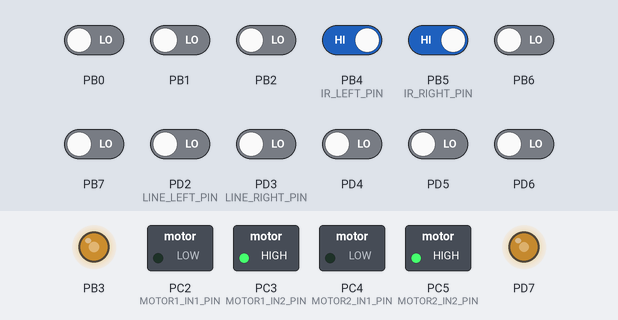
A program run on a simulated ATmega32, built with avr-gcc and emulated at 8 MHz. On the bench: switched loads named in the program (green lamp = pin HIGH), output pins drawn as LEDs (lit = HIGH). Dashed ring = blinking. The test bench sets the inputs (shaded band); at power-on: PB4 (IR_LEFT_PIN), PB5 (IR_RIGHT_PIN) HIGH, PB0–2, PB6, PB7, PD2 (LINE_LEFT_PIN), PD3 (LINE_RIGHT_PIN), PD4–6 LOW.

Above: at 1.2 s.
1.3 s: PB4 (IR_LEFT_PIN) driven LOW
At 1.7 s:
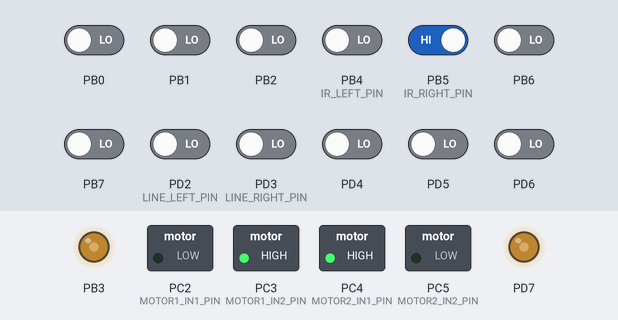
2.8 s: PB5 (IR_RIGHT_PIN) driven LOW
At 3.0 s:
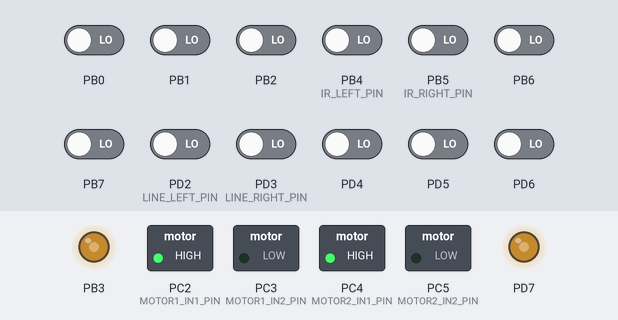
5.8 s: PB4 (IR_LEFT_PIN) driven HIGH
At 7.3 s:
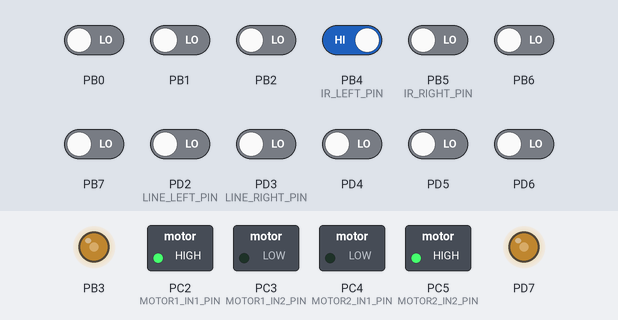
7.9 s: PB5 (IR_RIGHT_PIN) driven HIGH
At 8.4 s:
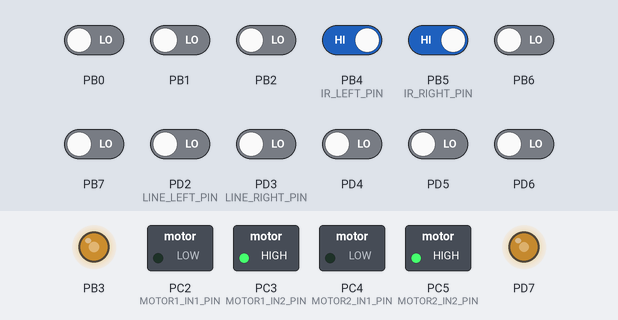
9.5 s: PD2 (LINE_LEFT_PIN) driven HIGH
At 10.1 s:
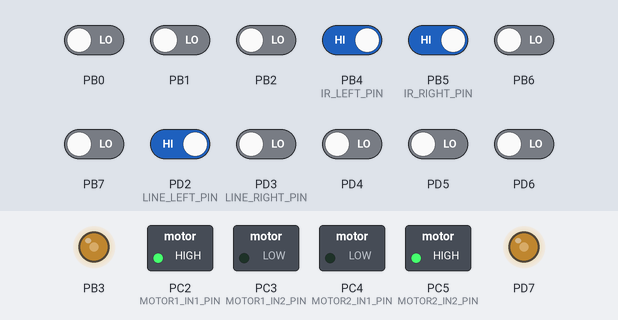
Timing chart, 0 to 12.0 s (numbered marks = the images above; inputs shaded):
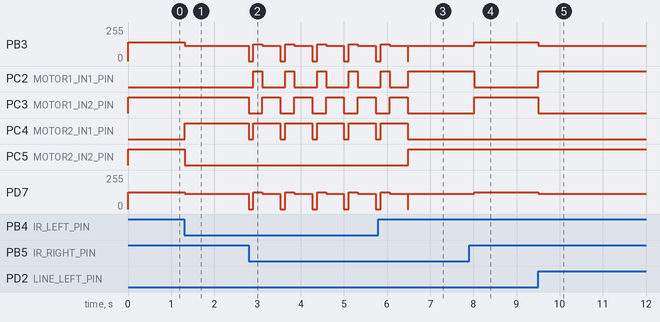

Measured:
- after the input at 1.3 s, PB3: 140/255 → 114/255 at once; PC4 (MOTOR2_IN1_PIN): LOW → HIGH at once; PC5 (MOTOR2_IN2_PIN): HIGH → LOW at once; PD7: 127/255 → 114/255 at once
- after the input at 2.8 s, PB3: 114/255 → 0/255 at once, then repeats every 0.74 s: 127/255 0.21 s, 114/255 0.42 s, 0/255 0.11 s; PC2 (MOTOR1_IN1_PIN): alternates HIGH for 0.21 s and LOW for 0.53 s, starting after 0.11 s
- after the input at 5.8 s, PC3 (MOTOR1_IN2_PIN), PC4 (MOTOR2_IN1_PIN): goes on until 6.5 s, then stays LOW; PC5 (MOTOR2_IN2_PIN): LOW → HIGH after 0.69 s
- after the input at 7.9 s, PB3: 114/255 → 140/255 after 0.12 s; PC2 (MOTOR1_IN1_PIN): HIGH → LOW after 0.12 s; PC3 (MOTOR1_IN2_PIN): LOW → HIGH after 0.12 s; PD7: 114/255 → 127/255 after 0.12 s
- after the input at 9.5 s, PB3: 140/255 → 114/255 at once; PC2 (MOTOR1_IN1_PIN): LOW → HIGH at once; PC3 (MOTOR1_IN2_PIN): HIGH → LOW at once; PD7: 127/255 → 114/255 at once

The program:

main.c
```c
/*
 * main.c
 *
 * Integrated Robot:
 *  - Autonomous mode
 *      * 2 obstacle IR sensors
 *      * 2 TCRT5000 line sensors
 *
 *  - Manual mode
 *      * Bluetooth commands
 *
 * Sensor connections:
 *  - Left obstacle IR  -> PB4
 *  - Right obstacle IR -> PB5
 *  - Left TCRT5000     -> PD2
 *  - Right TCRT5000    -> PD3
 *
 * Motor connections:
 *  - MOTOR_1 -> Left motor
 *  - MOTOR_2 -> Right motor
 */

#include "../LIB/STD_TYPES.h"
#include "../LIB/BIT_MATH.h"

#include "../MCAL/DIO/DIO_int.h"
#include "../MCAL/TIMER/TIMER_int.h"

#include "../HAL/MOTOR/MOTOR_int.h"
#include "../HAL/BLUETOOTH/BLUETOOTH_int.h"

#include <util/delay.h>


/* ========================================================= */
/*                    SENSOR CONFIGURATION                   */
/* ========================================================= */

/* Obstacle IR sensors */

#define IR_PORT                 DIO_PORTB

#define IR_LEFT_PIN             DIO_PIN4
#define IR_RIGHT_PIN            DIO_PIN5


/* Line-following TCRT5000 sensors */

#define LINE_PORT               DIO_PORTD

#define LINE_LEFT_PIN           DIO_PIN2
#define LINE_RIGHT_PIN          DIO_PIN3


/* ========================================================= */
/*                    SENSOR LOGIC                           */
/* ========================================================= */

/*
 * Obstacle IR:
 *
 * LOW  -> obstacle detected
 * HIGH -> path clear
 */

/*
 * TCRT5000:
 *
 * HIGH -> BLACK
 * LOW  -> WHITE
 */


/* ========================================================= */
/*                    MOTOR SPEEDS                           */
/* ========================================================= */

#define FORWARD_LEFT_SPEED      55
#define FORWARD_RIGHT_SPEED     50

#define TURN_SPEED              45

#define BACKWARD_LEFT_SPEED     50
#define BACKWARD_RIGHT_SPEED    50


/* ========================================================= */
/*                    MODES                                  */
/* ========================================================= */

#define MODE_AUTONOMOUS         0
#define MODE_MANUAL             1


/* ========================================================= */
/*                    BLUETOOTH COMMANDS                     */
/* ========================================================= */

#define CMD_AUTO                'A'
#define CMD_MANUAL              'M'

#define CMD_FORWARD             'F'
#define CMD_BACKWARD            'B'
#define CMD_LEFT                'L'
#define CMD_RIGHT               'R'
#define CMD_STOP                'S'


/* ========================================================= */
/*                    MOTOR FUNCTIONS                        */
/* ========================================================= */

static void Robot_vForward(void)
{
    HMOTOR_vSetDirection(
        MOTOR_1,
        MOTOR_FORWARD
    );

    HMOTOR_vSetDirection(
        MOTOR_2,
        MOTOR_FORWARD
    );

    HMOTOR_vSetSpeed(
        MOTOR_1,
        FORWARD_LEFT_SPEED
    );

    HMOTOR_vSetSpeed(
        MOTOR_2,
        FORWARD_RIGHT_SPEED
    );
}


static void Robot_vBackward(void)
{
    HMOTOR_vSetDirection(
        MOTOR_1,
        MOTOR_BACKWARD
    );

    HMOTOR_vSetDirection(
        MOTOR_2,
        MOTOR_BACKWARD
    );

    HMOTOR_vSetSpeed(
        MOTOR_1,
        BACKWARD_LEFT_SPEED
    );

    HMOTOR_vSetSpeed(
        MOTOR_2,
        BACKWARD_RIGHT_SPEED
    );
}


static void Robot_vTurnLeft(void)
{
    HMOTOR_vSetDirection(
        MOTOR_1,
        MOTOR_BACKWARD
    );

    HMOTOR_vSetDirection(
        MOTOR_2,
        MOTOR_FORWARD
    );

    HMOTOR_vSetSpeed(
        MOTOR_1,
        TURN_SPEED
    );

    HMOTOR_vSetSpeed(
        MOTOR_2,
        TURN_SPEED
    );
}


static void Robot_vTurnRight(void)
{
    HMOTOR_vSetDirection(
        MOTOR_1,
        MOTOR_FORWARD
    );

    HMOTOR_vSetDirection(
        MOTOR_2,
        MOTOR_BACKWARD
    );

    HMOTOR_vSetSpeed(
        MOTOR_1,
        TURN_SPEED
    );

    HMOTOR_vSetSpeed(
        MOTOR_2,
        TURN_SPEED
    );
}


static void Robot_vStop(void)
{
    HMOTOR_vStop(MOTOR_1);
    HMOTOR_vStop(MOTOR_2);
}


/* ========================================================= */
/*                AUTONOMOUS CONTROL                         */
/* ========================================================= */

static void Robot_vAutonomousControl(
    u8 A_u8LeftIR,
    u8 A_u8RightIR,
    u8 A_u8LeftLine,
    u8 A_u8RightLine
)
{
    /*
     * =====================================================
     * PRIORITY 1:
     * OBSTACLE AVOIDANCE
     * =====================================================
     *
     * The obstacle sensors have priority over
     * the line sensors.
     */


    /* Both obstacle sensors detect obstacle */

    if ((A_u8LeftIR == DIO_LOW) &&
        (A_u8RightIR == DIO_LOW))
    {
        /*
         * Obstacle directly in front.
         *
         * Stop first, then turn.
         */

        Robot_vStop();

        _delay_ms(100);

        Robot_vBackward();

        _delay_ms(200);

        Robot_vTurnRight();

        _delay_ms(400);

        Robot_vStop();
    }


    /* Left obstacle detected */

    else if (A_u8LeftIR == DIO_LOW)
    {
        /*
         * Obstacle on the left.
         *
         * Turn right.
         */

        Robot_vTurnRight();

        _delay_ms(150);
    }


    /* Right obstacle detected */

    else if (A_u8RightIR == DIO_LOW)
    {
        /*
         * Obstacle on the right.
         *
         * Turn left.
         */

        Robot_vTurnLeft();

        _delay_ms(150);
    }


    /*
     * =====================================================
     * PRIORITY 2:
     * LINE FOLLOWING
     * =====================================================
     */


    /* Both line sensors see WHITE */

    else if ((A_u8LeftLine == DIO_LOW) &&
             (A_u8RightLine == DIO_LOW))
    {
        /*
         * No black line detected.
         *
         * Continue forward according to the
         * existing line-following behavior.
         */

        Robot_vForward();
    }


    /* Left sensor sees BLACK */

    else if ((A_u8LeftLine == DIO_HIGH) &&
             (A_u8RightLine == DIO_LOW))
    {
        /*
         * Line is under the left sensor.
         *
         * Turn left.
         */

        Robot_vTurnLeft();
    }


    /* Right sensor sees BLACK */

    else if ((A_u8LeftLine == DIO_LOW) &&
             (A_u8RightLine == DIO_HIGH))
    {
        /*
         * Line is under the right sensor.
         *
         * Turn right.
         */

        Robot_vTurnRight();
    }


    /* Both line sensors see BLACK */

    else
    {
        /*
         * Both sensors see black.
         *
         * Continue forward.
         */

        Robot_vForward();
    }
}


/* ========================================================= */
/*                    MANUAL CONTROL                         */
/* ========================================================= */

static void Robot_vManualControl(u8 A_u8Command)
{
    switch (A_u8Command)
    {
        case 'F':
        case 'f':
            Robot_vForward();
            break;

        case 'B':
        case 'b':
            Robot_vBackward();
            break;

        case 'L':
        case 'l':
            Robot_vTurnLeft();
            break;

        case 'R':
        case 'r':
            Robot_vTurnRight();
            break;

        case 'S':
        case 's':
            Robot_vStop();
            break;

        default:
            Robot_vStop();
            break;
    }
}


/* ========================================================= */
/*                         MAIN                              */
/* ========================================================= */

int main(void)
{
 u8 L_u8Mode = MODE_AUTONOMOUS;
//    u8 L_u8Mode = MODE_MANUAL;


    u8 L_u8LeftIR;
    u8 L_u8RightIR;

    u8 L_u8LeftLine;
    u8 L_u8RightLine;

    u8 L_u8Command;


    /* ===================================================== */
    /*                    INITIALIZATION                     */
    /* ===================================================== */

    MTIMER_vINIT();

    HMOTOR_vINIT();

    HBLUETOOTH_vINIT();


    /* ===================================================== */
    /*                 OBSTACLE IR INPUTS                   */
    /* ===================================================== */

    MDIO_vSetPinDir(
        IR_PORT,
        IR_LEFT_PIN,
        DIO_INPUT
    );

    MDIO_vSetPinDir(
        IR_PORT,
        IR_RIGHT_PIN,
        DIO_INPUT
    );


    /* ===================================================== */
    /*                 LINE SENSOR INPUTS                   */
    /* ===================================================== */

    MDIO_vSetPinDir(
        LINE_PORT,
        LINE_LEFT_PIN,
        DIO_INPUT
    );

    MDIO_vSetPinDir(
        LINE_PORT,
        LINE_RIGHT_PIN,
        DIO_INPUT
    );


    /* ===================================================== */
    /*                 INITIAL ROBOT STATE                  */
    /* ===================================================== */

    Robot_vStop();


    /*
     * Start in autonomous mode.
     */

    L_u8Mode = MODE_AUTONOMOUS;


    /* ===================================================== */
    /*                      MAIN LOOP                        */
    /* ===================================================== */

    while (1)
    {
        /*
         * =================================================
         * Check Bluetooth first.
         * =================================================
         *
         * This allows the user to change between
         * autonomous and manual operation at any time.
         */

    	if (HBLUETOOTH_u8DataAvailable())
    	{
    	    L_u8Command = HBLUETOOTH_u8ReceiveChar();

    	    /* Ignore ENTER characters sent by the phone */
    	    if ((L_u8Command != '\r') &&
    	        (L_u8Command != '\n'))
    	    {
    	        /* AUTO */
    	        if ((L_u8Command == 'A') ||
    	            (L_u8Command == 'a'))
    	        {
    	            L_u8Mode = MODE_AUTONOMOUS;

    	            Robot_vStop();

    	            HBLUETOOTH_vSendString(
    	                (const u8 *)"AUTO\r\n"
    	            );
    	        }

    	        /* MANUAL */
    	        else if ((L_u8Command == 'M') ||
    	                 (L_u8Command == 'm'))
    	        {
    	            L_u8Mode = MODE_MANUAL;

    	            Robot_vStop();

    	            HBLUETOOTH_vSendString(
    	                (const u8 *)"MANUAL\r\n"
    	            );
    	        }

    	        /* MANUAL MOVEMENT COMMAND */
    	        else if (L_u8Mode == MODE_MANUAL)
    	        {
    	            Robot_vManualControl(L_u8Command);
    	        }
    	    }
    	}

        /* ================================================= */
        /*                AUTONOMOUS MODE                    */
        /* ================================================= */

        if (L_u8Mode == MODE_AUTONOMOUS)
        {
            /*
             * Read obstacle sensors.
             */

            L_u8LeftIR = MDIO_u8GetPinVal(
                IR_PORT,
                IR_LEFT_PIN
            );

            L_u8RightIR = MDIO_u8GetPinVal(
                IR_PORT,
                IR_RIGHT_PIN
            );


            /*
             * Read TCRT5000 sensors.
             */

            L_u8LeftLine = MDIO_u8GetPinVal(
                LINE_PORT,
                LINE_LEFT_PIN
            );

            L_u8RightLine = MDIO_u8GetPinVal(
                LINE_PORT,
                LINE_RIGHT_PIN
            );


            /*
             * Execute autonomous decision.
             */

            Robot_vAutonomousControl(
                L_u8LeftIR,
                L_u8RightIR,
                L_u8LeftLine,
                L_u8RightLine
            );
        }


        /*
         * Small loop delay.
         */

        _delay_ms(10);
    }


    return 0;
}
```

MOTOR_cfg.h
```c
/*
 * MOTOR_cfg.h
 *
 *  Created on: Aug 11, 2026
 *      Author: HP
 */

#ifndef HAL_MOTOR_MOTOR_CFG_H_
#define HAL_MOTOR_MOTOR_CFG_H_

#define MOTOR1_IN1_PORT     DIO_PORTC
#define MOTOR1_IN1_PIN      DIO_PIN2

#define MOTOR1_IN2_PORT     DIO_PORTC
#define MOTOR1_IN2_PIN      DIO_PIN3


#define MOTOR2_IN1_PORT     DIO_PORTC
#define MOTOR2_IN1_PIN      DIO_PIN4

#define MOTOR2_IN2_PORT     DIO_PORTC
#define MOTOR2_IN2_PIN      DIO_PIN5

#endif /* HAL_MOTOR_MOTOR_CFG_H_ */
```

BLUETOOTH_int.h
```c
/*
 * BLUETOOTH_int.h
 *
 *  Created on: Aug 11, 2026
 *      Author: HP
 */

#ifndef HAL_BLUETOOTH_BLUETOOTH_INT_H_
#define HAL_BLUETOOTH_BLUETOOTH_INT_H_

void HBLUETOOTH_vINIT(void);

void HBLUETOOTH_vSendChar(u8 A_u8Data);

void HBLUETOOTH_vSendString(const u8 A_u8String[]);

u8 HBLUETOOTH_u8ReceiveChar(void);

u8 HBLUETOOTH_u8DataAvailable(void);

#endif /* HAL_BLUETOOTH_BLUETOOTH_INT_H_ */
```

BLUETOOTH_prg.c
```c
/*
 * BLUETOOTH_prg.c
 *
 * Created on: Aug 11, 2026
 * Author: HP
 */

#include "../../LIB/STD_TYPES.h"

#include "../../MCAL/USART/USART_int.h"

#include "BLUETOOTH_int.h"

void HBLUETOOTH_vINIT(void)
{
    MUSART_vINIT();
}

void HBLUETOOTH_vSendChar(u8 A_u8Data)
{
    MUSART_vTransmit(A_u8Data);
}

void HBLUETOOTH_vSendString(const u8 A_u8String[])
{
    u8 L_u8Index = 0;

    while(A_u8String[L_u8Index] != '\0')
    {
        HBLUETOOTH_vSendChar(A_u8String[L_u8Index]);

        L_u8Index++;
    }
}

u8 HBLUETOOTH_u8ReceiveChar(void)
{
    return MUSART_u8Receive();
}

u8 HBLUETOOTH_u8DataAvailable(void)
{
    return MUSART_u8ReceiveStatus();
}
```

MOTOR_int.h
```c
/*
 * MOTOR_int.h
 *
 *  Created on: Aug 11, 2026
 *      Author: HP
 */

#ifndef HAL_MOTOR_MOTOR_INT_H_
#define HAL_MOTOR_MOTOR_INT_H_

#define MOTOR_1    0
#define MOTOR_2    1

#define MOTOR_STOP       0
#define MOTOR_FORWARD    1
#define MOTOR_BACKWARD   2

void HMOTOR_vINIT(void);

void HMOTOR_vSetSpeed(u8 A_u8MotorID, u8 A_u8Speed);

void HMOTOR_vSetDirection(u8 A_u8MotorID, u8 A_u8Direction);

void HMOTOR_vStop(u8 A_u8MotorID);

#endif /* HAL_MOTOR_MOTOR_INT_H_ */
```

MOTOR_prg.c
```c
/*
 * MOTOR_prg.c
 *
 *  Created on: Aug 11, 2026
 *      Author: HP
 */

#include "../../LIB/STD_TYPES.h"
#include "../../LIB/BIT_MATH.h"

#include "../../MCAL/DIO/DIO_int.h"
#include "../../MCAL/TIMER/TIMER_int.h"

#include "MOTOR_int.h"
#include "MOTOR_cfg.h"


void HMOTOR_vINIT(void)
{
    // Direction pins
    MDIO_vSetPinDir(MOTOR1_IN1_PORT, MOTOR1_IN1_PIN, DIO_OUTPUT);

    MDIO_vSetPinDir(MOTOR1_IN2_PORT, MOTOR1_IN2_PIN, DIO_OUTPUT);


    MDIO_vSetPinDir(MOTOR2_IN1_PORT, MOTOR2_IN1_PIN, DIO_OUTPUT);

    MDIO_vSetPinDir(MOTOR2_IN2_PORT, MOTOR2_IN2_PIN, DIO_OUTPUT);

    /* PWM pins */

        MDIO_vSetPinDir(DIO_PORTB, DIO_PIN3, DIO_OUTPUT);

        MDIO_vSetPinDir(DIO_PORTD, DIO_PIN7, DIO_OUTPUT);


    // Start PWM Timers
    MTIMER_vSetCompareMatch(TIMER_0, 0);
    MTIMER_vSetCompareMatch(TIMER_2, 0);

    MTIMER_vStartTimer(TIMER_0);
    MTIMER_vStartTimer(TIMER_2);
}


void HMOTOR_vSetSpeed(u8 A_u8MotorID, u8 A_u8Speed)
{
    u8 L_u8OCRValue;

    if(A_u8Speed > 100)
    {
        A_u8Speed = 100;
    }

    L_u8OCRValue = ((u16)A_u8Speed * 255) / 100;


    if(A_u8MotorID == MOTOR_1)
    {
        MTIMER_vSetCompareMatch(TIMER_0, L_u8OCRValue);
    }

    else if(A_u8MotorID == MOTOR_2)
    {
        MTIMER_vSetCompareMatch(TIMER_2,  L_u8OCRValue);
    }
}


void HMOTOR_vSetDirection(u8 A_u8MotorID,
                          u8 A_u8Direction)
{
    if(A_u8MotorID == MOTOR_1)
    {
        switch(A_u8Direction)
        {
            case MOTOR_FORWARD:

                MDIO_vSetPinVal(MOTOR1_IN1_PORT,
                                 MOTOR1_IN1_PIN,
                                 DIO_LOW);

                MDIO_vSetPinVal(MOTOR1_IN2_PORT,
                                 MOTOR1_IN2_PIN,
                                 DIO_HIGH);

                break;


            case MOTOR_BACKWARD:

                MDIO_vSetPinVal(MOTOR1_IN1_PORT,
                                 MOTOR1_IN1_PIN,
                                 DIO_HIGH);

                MDIO_vSetPinVal(MOTOR1_IN2_PORT,
                                 MOTOR1_IN2_PIN,
                                 DIO_LOW);

                break;


            case MOTOR_STOP:

                MDIO_vSetPinVal(MOTOR1_IN1_PORT,
                                 MOTOR1_IN1_PIN,
                                 DIO_LOW);

                MDIO_vSetPinVal(MOTOR1_IN2_PORT,
                                 MOTOR1_IN2_PIN,
                                 DIO_LOW);

                break;
        }
    }


    else if(A_u8MotorID == MOTOR_2)
    {
        switch(A_u8Direction)
        {
            case MOTOR_FORWARD:

                MDIO_vSetPinVal(MOTOR2_IN1_PORT, MOTOR2_IN1_PIN, DIO_LOW);

                MDIO_vSetPinVal(MOTOR2_IN2_PORT, MOTOR2_IN2_PIN, DIO_HIGH);

                break;


            case MOTOR_BACKWARD:

                MDIO_vSetPinVal(MOTOR2_IN1_PORT, MOTOR2_IN1_PIN, DIO_HIGH);

                MDIO_vSetPinVal(MOTOR2_IN2_PORT, MOTOR2_IN2_PIN, DIO_LOW);

                break;


            case MOTOR_STOP:

                MDIO_vSetPinVal(MOTOR2_IN1_PORT, MOTOR2_IN1_PIN, DIO_LOW);

                MDIO_vSetPinVal(MOTOR2_IN2_PORT, MOTOR2_IN2_PIN, DIO_LOW);

                break;
        }
    }
}

void HMOTOR_vStop(u8 A_u8MotorID)
{
    HMOTOR_vSetDirection(A_u8MotorID, MOTOR_STOP);

    HMOTOR_vSetSpeed(A_u8MotorID, 0);
}
```

BIT_MATH.h
```c
/*
 * BIT_MATH.h
 *
 *  Created on: Jul 23, 2026
 *      Author: HP
 */

#ifndef LIB_BIT_MATH_H_
#define LIB_BIT_MATH_H_

#define No_of_bits 8

//set bit
#define SET_BIT(reg , bitn)         ((reg) |= (1U << (bitn)))

//Clear bit
#define CLR_BIT(reg , bitn)       ((reg) &= (~(1U << (bitn))))

//Toggle bit
#define TOGGLE_BIT(reg , bitn)      ((reg) ^= (1U << (bitn)))

//Get bit
#define GET_BIT(reg , bitn)         (((reg) >> (bitn)) & 1U)

//Set byte
#define SET_BYTE(reg , value)       ((reg) = (value))

//Rotate left
#define ROT_LEFT(reg , bitn)        ((unsigned char)((reg) << (bitn)) | ((reg) >> (No_of_bits - bitn)))

//Rotate right
#define ROT_RIGHT(reg , bitn)       ((unsigned char)((reg) >> (bitn)) | ((reg) << (No_of_bits - bitn)))


#endif /* LIB_BIT_MATH_H_ */
```

Source omitted: STD_TYPES.h (517 bytes), DIO_int.h (1187 bytes), DIO_prg.c (3408 bytes), DIO_prv.h (751 bytes), TIMER_cfg.h (733 bytes), TIMER_int.h (1045 bytes), TIMER_prg.c (6978 bytes), TIMER_prv.h (1489 bytes), USART_int.h (300 bytes), USART_prg.c (706 bytes), USART_prv.h (440 bytes)
